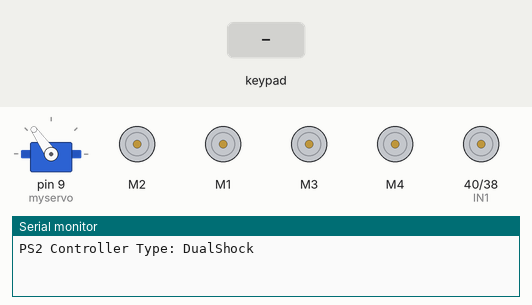
Bench run of a sketch on a simulated Arduino Mega 2560, built with avr-gcc and run on an emulated ATmega2560. Shown: servo, 4 × DC motor (green arrow = forward, orange = backward, longer = faster), motor-driver pin pairs drawn as motors (green arrow = first pin HIGH = forward, orange = second pin HIGH = backward, longer = more drive), the last lines printed to the serial monitor. The inputs (shaded band) are chosen by the test bench.

Above: at 1.2 s.
1.3 s: key 'L' pressed
At 2.5 s:
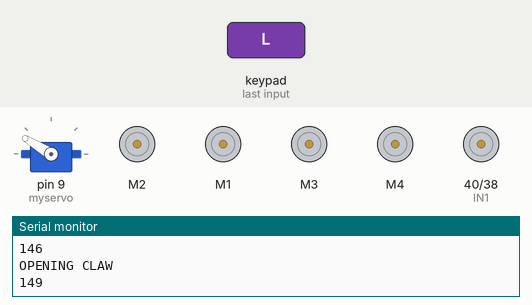
4.3 s: key 'U' pressed
At 4.51 s:
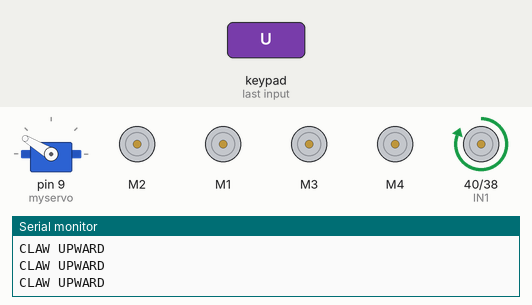
6.2 s: key 'D' pressed
At 6.43 s:
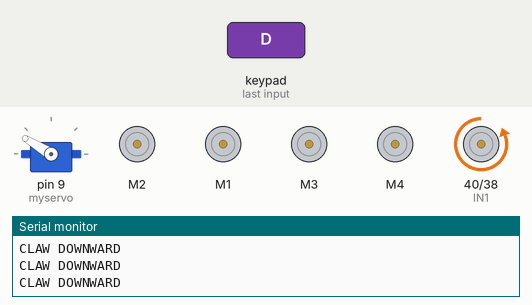
8.1 s: key 'O' pressed
At 8.31 s:
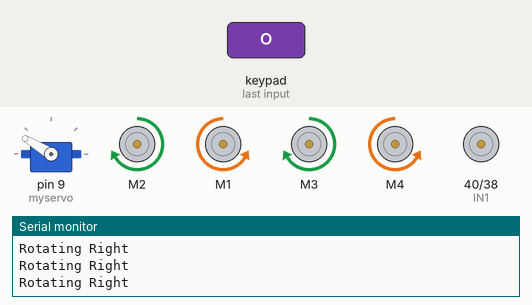
10.0 s: key 'S' pressed
At 10.23 s:
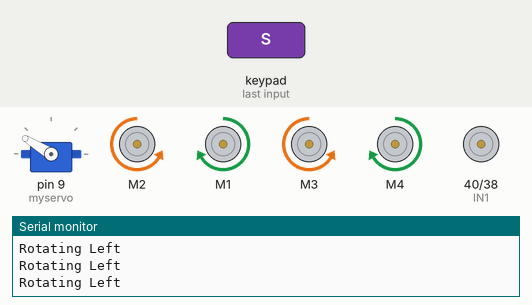
11.9 s: key 'L' pressed
At 12.6 s:
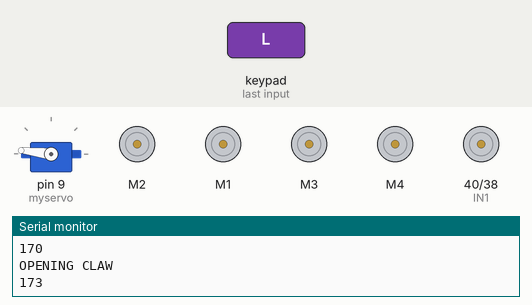
Timing chart, 0 to 14.9 s (numbered marks = the images above; inputs shaded):
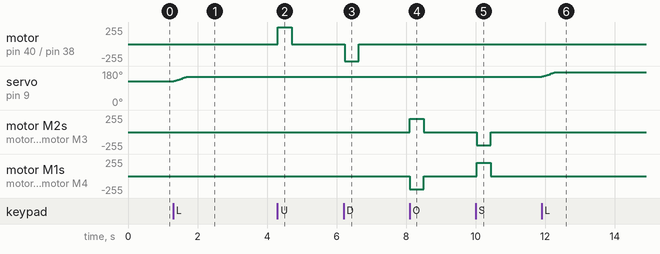

Measured:
- after the input at 1.3 s, servo on pin 9 (myservo): 125° → 149° at once
- after the input at 4.3 s, motor on pin 40 (IN1) / pin 38 (IN2): stopped → forward 255/255 at once, → stopped 0.41 s later
- after the input at 6.2 s, motor on pin 40 (IN1) / pin 38 (IN2): stopped → backward 255/255 at once, → stopped 0.41 s later
- after the input at 8.1 s, motor M2, motor M3: stopped → forward 200/255 at once, → stopped 0.41 s later; motor M1, motor M4: stopped → backward 200/255 at once, → stopped 0.41 s later
- after the input at 10.0 s, motor M2, motor M3: stopped → backward 200/255 at once, → stopped 0.41 s later; motor M1, motor M4: stopped → forward 200/255 at once, → stopped 0.41 s later
- after the input at 11.9 s, servo on pin 9 (myservo): 149° → 173° at once

The sketch:

Main_code.ino
```cpp
#include <AFMotor.h>
#include <PS2X_lib.h>
#include <Servo.h>
#include "setup.h";


#define IN1 40
#define IN2 38
#define DCR 47


// Define motors
AF_DCMotor motor_FL(2);  // Front Left
AF_DCMotor motor_FR(1);  // Front Right
AF_DCMotor motor_BL(3);  // Back Left
AF_DCMotor motor_BR(4);  // Back Right


int speed = 200;
int position = 125;


void setup() {
  // put your setup code here, to run once:
  Setup_controller();  // Connexion à la manette

  Setup_servo();

  Setup_DCpince();

  Setup_DCressort();

  // Set all motors to stop initially
  motor_FL.run(RELEASE);
  motor_FR.run(RELEASE);
  motor_BL.run(RELEASE);
  motor_BR.run(RELEASE);

  // Set all motors to speed
  motor_FL.setSpeed(speed);
  motor_FR.setSpeed(speed);
  motor_BL.setSpeed(speed);
  motor_BR.setSpeed(speed);
}

void loop() {
  // put your main code here, to run repeatedly:
  ps2x.read_gamepad(false, false);  // Lire le signal de la manette


  //Servo motor for claw

  if (ps2x.Button(PSB_PAD_LEFT)) {
    Serial.println("OPENING CLAW");
    position = constrain(position + 3, 10, 180);

    Serial.println(position);

  } else if (ps2x.Button(PSB_PAD_RIGHT)) {
    Serial.println("CLOSING CLAW");
    position = constrain(position - 3, 10, 180);
    Serial.println(position);

  }

  myservo.write(position);


  if (ps2x.Button(PSB_PAD_UP)) {
    Serial.println("CLAW UPWARD");
    digitalWrite(IN1, HIGH);
    digitalWrite(IN2, LOW);
  } else if (ps2x.Button(PSB_PAD_DOWN)) {
    Serial.println("CLAW DOWNWARD");
    digitalWrite(IN1, LOW);
    digitalWrite(IN2, HIGH);
  } else {
    digitalWrite(IN1, LOW);
    digitalWrite(IN2, LOW);
  }

  if (ps2x.Button(PSB_R3)){
    digitalWrite(DCR, HIGH);
  }


  if (ps2x.Button(PSB_GREEN)) {
    Serial.println("SPEED UP");
    speed = constrain(speed + 5, 0, 255);  // Prevent speed from going below 0
    motor_FL.setSpeed(speed);
    motor_FR.setSpeed(speed);
    motor_BL.setSpeed(speed);
    motor_BR.setSpeed(speed);
    Serial.println(speed);
  } else if (ps2x.Button(PSB_BLUE)) {
    Serial.println("SPEED DOWN");
    speed = constrain(speed - 5, 0, 255);  // Prevent speed from exceeding 255
    motor_FL.setSpeed(speed);
    motor_FR.setSpeed(speed);
    motor_BL.setSpeed(speed);
    motor_BR.setSpeed(speed);
    Serial.println(speed);
  }

  bool moving = false;

  if (ps2x.Button(PSB_L1)) {
    moveForward();
    moving = true;
  } else if (ps2x.Button(PSB_R1)) {
    moveBackward();
    moving = true;
  } else if (ps2x.Button(PSB_L2)) {
    strafeLeft();
    moving = true;
  } else if (ps2x.Button(PSB_R2)) {
    strafeRight();
    moving = true;
  } else if (ps2x.Button(PSB_CIRCLE)) {
    rotateRight();
    moving = true;
  } else if (ps2x.Button(PSB_SQUARE)) {
    rotateLeft();
    moving = true;
  }

  if (!moving) {  // Stop motors ONLY if no movement button is pressed
    motor_FL.run(RELEASE);
    motor_FR.run(RELEASE);
    motor_BL.run(RELEASE);
    motor_BR.run(RELEASE);
  }

  delay(50);
}

// ---- Movement Functions ---- //
void moveForward() {
  Serial.println("Moving Forward");
  motor_FL.run(FORWARD);
  motor_FR.run(FORWARD);
  motor_BL.run(FORWARD);
  motor_BR.run(FORWARD);
}

void moveBackward() {
  Serial.println("Moving Backward");
  motor_FL.run(BACKWARD);
  motor_FR.run(BACKWARD);
  motor_BL.run(BACKWARD);
  motor_BR.run(BACKWARD);
}

void strafeRight() {
  Serial.println("Strafing Right");
  motor_FL.run(FORWARD);
  motor_FR.run(BACKWARD);
  motor_BL.run(BACKWARD);
  motor_BR.run(FORWARD);
}

void strafeLeft() {
  Serial.println("Strafing Left");
  motor_FL.run(BACKWARD);
  motor_FR.run(FORWARD);
  motor_BL.run(FORWARD);
  motor_BR.run(BACKWARD);
}

void rotateRight() {
  Serial.println("Rotating Right");
  motor_FL.run(FORWARD);
  motor_FR.run(BACKWARD);
  motor_BL.run(FORWARD);
  motor_BR.run(BACKWARD);
}

void rotateLeft() {
  Serial.println("Rotating Left");
  motor_FL.run(BACKWARD);
  motor_FR.run(FORWARD);
  motor_BL.run(BACKWARD);
  motor_BR.run(FORWARD);
}
```

setup.h
```cpp
#include <PS2X_lib.h>
#include <Servo.h>

Servo myservo; // Classe Servo motor

PS2X ps2x; // Classe PS2 Controller

#define PS2_CLK  51
#define PS2_CMD  52
#define PS2_ATT  50
#define PS2_DAT  53
#define IN1 40
#define IN2 38
#define DCR 47

void Setup_controller(){
    Serial.begin(9600);
    int error = ps2x.config_gamepad(PS2_CLK, PS2_CMD, PS2_ATT, PS2_DAT, true, false);

    if (error != 0) {
        Serial.println("⚠️ PS2 Controller NOT found! Check wiring.");
        while (true); // Stop execution if no controller is found
    }

    byte type = ps2x.readType();
    Serial.print("PS2 Controller Type: ");
    if (type == 0) Serial.println("Unknown");
    else if (type == 1) Serial.println("DualShock");
    else Serial.println("Other");
}

void Setup_servo() {
  myservo.attach(9);
}

void Setup_DCpince () {
  pinMode(IN1, OUTPUT);
  pinMode(IN2, OUTPUT);

  digitalWrite(IN1, LOW);
  digitalWrite(IN2, LOW);

}

void Setup_DCressort () {
  pinMode(DCR, OUTPUT);

  digitalWrite(DCR, LOW);
}
```
